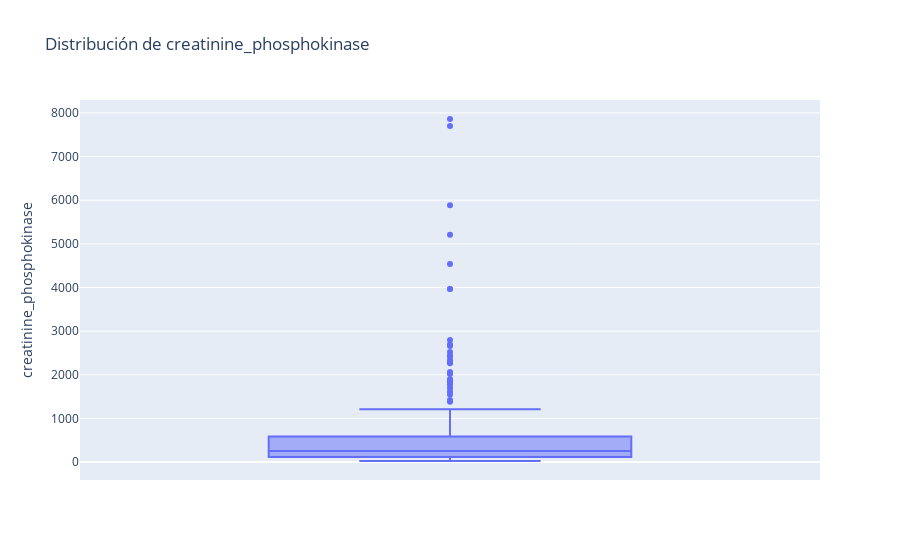

The cell this chart's notebook holds for it:
### Code cell
import plotly.express as px

fig = px.box(df4, y = 'creatinine_phosphokinase', title='Distribución de creatinine_phosphokinase')
fig.show()

### Figure 1 — Plotly figure (JSON) as saved in the notebook; plotly's stock layout.template omitted (floating-point values rounded to 4 significant figures; data arrays with more than 128 entries replaced by an {"elided": "..."} marker saying what was removed)
{"data": [{"alignmentgroup": "True", "hovertemplate": "creatinine_phosphokinase=%{y}<extra></extra>", "legendgroup": "", "marker": {"color": "#636efa"}, "name": "", "notched": false, "offsetgroup": "", "orientation": "v", "showlegend": false, "type": "box", "x0": " ", "xaxis": "x", "y": {"elided": "299 int values"}, "y0": " ", "yaxis": "y"}], "layout": {"boxmode": "group", "legend": {"tracegroupgap": 0}, "title": {"text": "Distribución de creatinine_phosphokinase"}, "xaxis": {"anchor": "y", "domain": [0, 1]}, "yaxis": {"anchor": "x", "domain": [0, 1], "title": {"text": "creatinine_phosphokinase"}}}}
